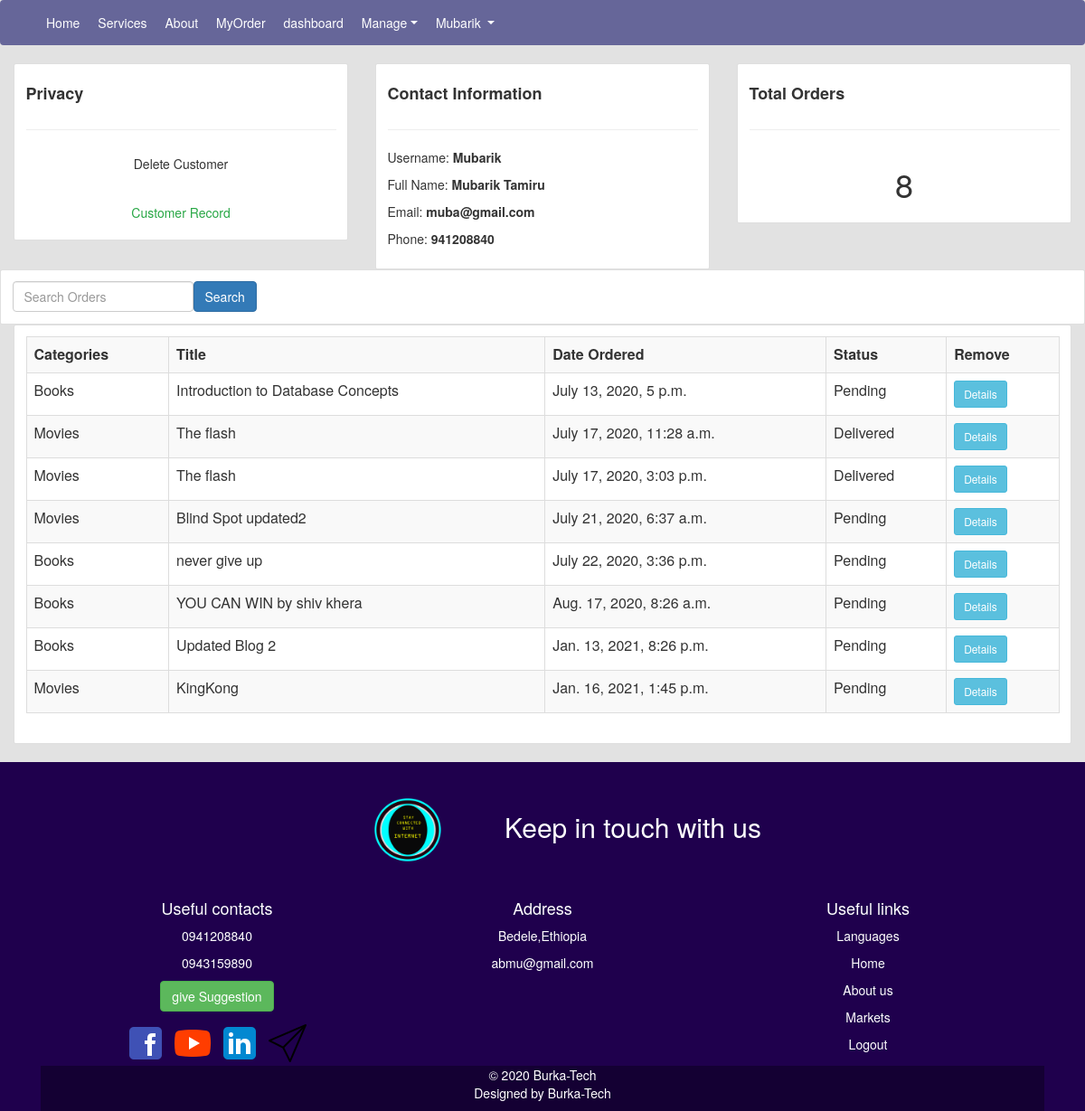
Page /customer/1 (signed in) on the committed database.
### abmublog/models.py (models this page shows, shortened)
class Profile(models.Model):
    user=models.OneToOneField(User,on_delete=models.CASCADE, related_name='userprofile')
    image=models.ImageField(null=True,blank=True,default="male2.png")
    address = models.CharField(null=True,blank=True, max_length=100)
    gender = models.CharField(null=True,blank=True, max_length=100,choices=(('male', 'male'), ('female', 'female')))
    phone = models.IntegerField(null=True,blank=True,)

class Order(models.Model):
    STATUS = (
        ('Pending', 'Pending'),
        ('Delivered', 'Delivered'),
    )
    name=models.ForeignKey(User,on_delete=models.CASCADE)
    type=models.ForeignKey(Product,on_delete=models.CASCADE)
    title=models.CharField(max_length=200,null=True)
    status=models.CharField(max_length=200, null=True,choices=STATUS,default='Pending')
    date_created=models.DateTimeField(auto_now_add=True)

class Product(models.Model):
    name=models.CharField(max_length=100,unique=True)
    category=models.CharField(max_length=100)
    def __str__(self):
        return self.name

### abmublog/views.py (the view)
# urls.py: path('customer/<str:id>', views.customerprofile, name='customer'),
@login_required(login_url='homepage:login')
def customerprofile(request,id):
    customer = User.objects.get(id=id)
    profiles = Profile.objects.get(id=id)
    orders = customer.order_set.all()
    order_count = orders.count()
    context = {'customer': customer,
               'orders': orders,
               'profiles':profiles,
               'order_count': order_count}
    return render(request, 'abmublog/customer.html', context)

### abmublog/templates/abmublog/customer.html (shortened to what this page needs)
{% extends 'abmublog/base.html' %}
 {% block content %}
<div class="container-fluid">
     <div class="row">
                <div class="col-md-4">
                    <div class="card card-body">
                        <h4><strong>Privacy</strong></h4>
                        <hr>
                        <a class="btn btn-outline-danger">Delete Customer</a>
                        <br>
                         <a href="" class="btn btn-outline-success">Customer Record</a>
                    </div>
                </div>
               <div class="col-md-4">
                    <div class="card card-body">
                        <h4><strong>Contact Information</strong></h4>
                        <hr>
                         <p>Username:  <b>{{profiles.user}}</b></p>
                        <p>Full Name:  <b>{{profiles.user.get_full_name}}</b></p>
                        <p>Email:  <b>{{profiles.user.email}}</b></p>
                        <p>Phone:  <b>{{profiles.phone}}</b></p>
                    </div>
                </div>
              <div class="col-md-4">
                    <div class="card card-body">
                        <h4><strong>Total Orders</strong></h4>
                        <hr>
                        <h1 style="text-align:center">{{order_count}}</h1>
                    </div>
                </div>
</div>
    <div class="row">
       <div class="card card-body">
           <form action="" class="form-inline">
           <input style="width:200px" type="search" placeholder="Search Orders" class="form-control" name="q">
           <button class="btn btn-primary" type="submit">Search</button>
          </form>
         </div>
      </div>
 <div class="row">
                <div class="col-md">
                    <div class="card card-body">
                          <table class="table table-striped table-bordered table-sm">
                              <tr>
                                  <th>Categories</th>
                                  <th>Title</th>
                                  <th>Date Ordered</th>
                                  <th>Status</th>
                                  <th>Remove</th>
                              </tr>
                              {% for order in orders %}
                                <tr>
                                    <td>{{order.type}}</td>
                                    <td>{{order.title}}</td>
                                    <td>{{order.date_created}}</td>
                                    <td>{{order.status}}</td>
                                    <td><a class="btn btn-sm btn-info" href="">Details</a></td>
                                </tr>
                              {% endfor %}
                          </table>
                    </div>
            </div>
        </div>
</div>
{% endblock %}

### abmublog/templates/abmublog/navbar.html (shortened to what this page needs)
<div class="navbar navbar-expand-lg " style="background:#666699">
    <div class="container-fluid">
        <div class="col-md-12">
        <ul>
                <li ><a class=" nav-link" href="{% url 'homepage' %}">Home</a></li>
                <li> <a class="nav-link" href="#service">Services</a></li>
                 <li><a class="nav-link" href="#about">About</a></li>
   {% if user.is_authenticated %}
               <li class="nav-item"><a class="nav-link" href="{% url 'myorder' %}">MyOrder</a></li>
          {% if request.user.is_staff %}
              <li class="nav-item"><a class="nav-link" href="{% url 'dashboard' %}" >dashboard</a></li>
               <li>
                 <a href="#" class=" dropdown-toggle nav-link" data-toggle="dropdown"
                  role="button" aria-haspopup="true" aria-expanded="false">Manage</a>
            </li>
          {% endif %}
             <li>
                 <a href="#" class=" dropdown-toggle nav-link" data-toggle="dropdown"
                  role="button" aria-haspopup="true" aria-expanded="false">{{user.first_name}} </a>
            </li>
          </ul>
  {% endif %}
</div>
</div>
</div>

### abmublog/static/style.css (style rules this page uses)
* { padding: 0; margin: 0; }
ul { list-style-type: none; margin: 0; padding: 0; overflow: hidden; }
ul li { float: left; }
li a { display: block; color: white; text-align: center; text-decoration: none; }

### rows in the picture
Profile: user "Mubarik", user.get_full_name "Mubarik Tamiru", user.email "muba@gmail.com", phone "941208840"
Order: type "Books", title "Introduction to Database Concepts", date_created "July 13, 2020, 5 p.m.", status "Pending"
Order: type "Movies", title "The flash", date_created "July 17, 2020, 11:28 a.m.", status "Delivered"
Order: type "Movies", title "The flash", date_created "July 17, 2020, 3:03 p.m.", status "Delivered"
Order: type "Movies", title "Blind Spot updated2", date_created "July 21, 2020, 6:37 a.m.", status "Pending"
Order: type "Books", title "never give up", date_created "July 22, 2020, 3:36 p.m.", status "Pending"
Order: type "Books", title "YOU CAN WIN by shiv khera", date_created "Aug. 17, 2020, 8:26 a.m.", status "Pending"
Order: type "Books", title "Updated Blog 2", date_created "Jan. 13, 2021, 8:26 p.m.", status "Pending"
Order: type "Movies", title "KingKong", date_created "Jan. 16, 2021, 1:45 p.m.", status "Pending"

### other values in the picture
{{ user.first_name }} "Mubarik"
{{ order_count }} "8"
